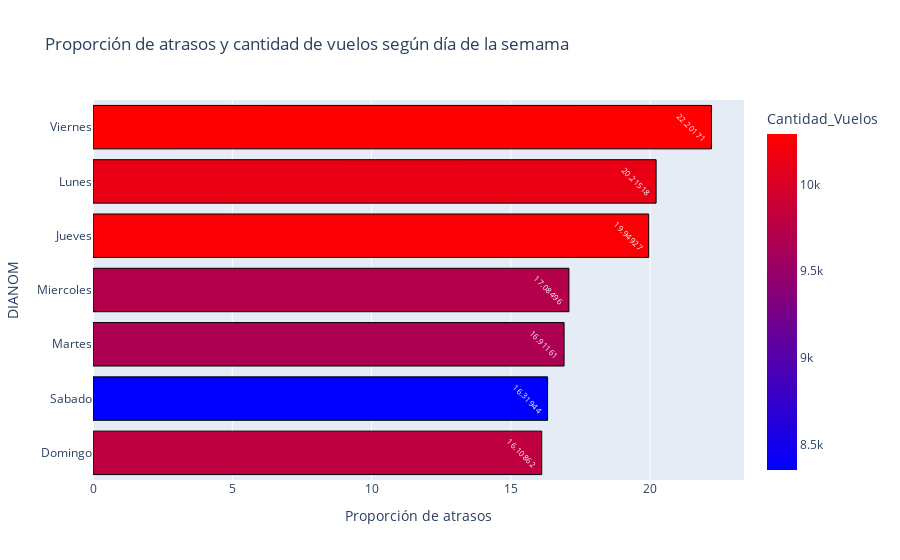

The cell this chart's notebook holds for it:
### Code cell
fig = px.bar(Dia.sort_values('Proporción de atrasos',ascending=True)
             , y='DIANOM'
             , x='Proporción de atrasos'
             , color='Cantidad_Vuelos'
             , color_continuous_scale= 'Bluered'
             , title= 'Proporción de atrasos y cantidad de vuelos según día de la semama'
             , text_auto=True)
             
fig.update_traces(textfont_size=8
                  , textangle=45
                  , textposition="inside"
                  ,marker_line_width=1
                  ,marker_line_color = 'black')
fig.show()

### Figure 1 — Plotly figure (JSON) as saved in the notebook; plotly's stock layout.template omitted (floating-point values rounded to 4 significant figures)
{"data": [{"alignmentgroup": "True", "hovertemplate": "Proporción de atrasos=%{x}<br>DIANOM=%{y}<br>Cantidad_Vuelos=%{marker.color}<extra></extra>", "legendgroup": "", "marker": {"color": [9796, 8352, 9662, 9722, 10251, 10131, 10292], "coloraxis": "coloraxis", "line": {"color": "black", "width": 1}, "pattern": {"shape": ""}}, "name": "", "offsetgroup": "", "orientation": "h", "showlegend": false, "textangle": 45, "textfont": {"size": 8}, "textposition": "inside", "texttemplate": "%{x}", "type": "bar", "x": [16.11, 16.32, 16.91, 17.08, 19.95, 20.22, 22.2], "xaxis": "x", "y": ["Domingo", "Sabado", "Martes", "Miercoles", "Jueves", "Lunes", "Viernes"], "yaxis": "y"}], "layout": {"barmode": "relative", "coloraxis": {"colorbar": {"title": {"text": "Cantidad_Vuelos"}}, "colorscale": [[0, "rgb(0,0,255)"], [1, "rgb(255,0,0)"]]}, "legend": {"tracegroupgap": 0}, "title": {"text": "Proporción de atrasos y cantidad de vuelos según día de la semama"}, "xaxis": {"anchor": "y", "domain": [0, 1], "title": {"text": "Proporción de atrasos"}}, "yaxis": {"anchor": "x", "domain": [0, 1], "title": {"text": "DIANOM"}}}}
